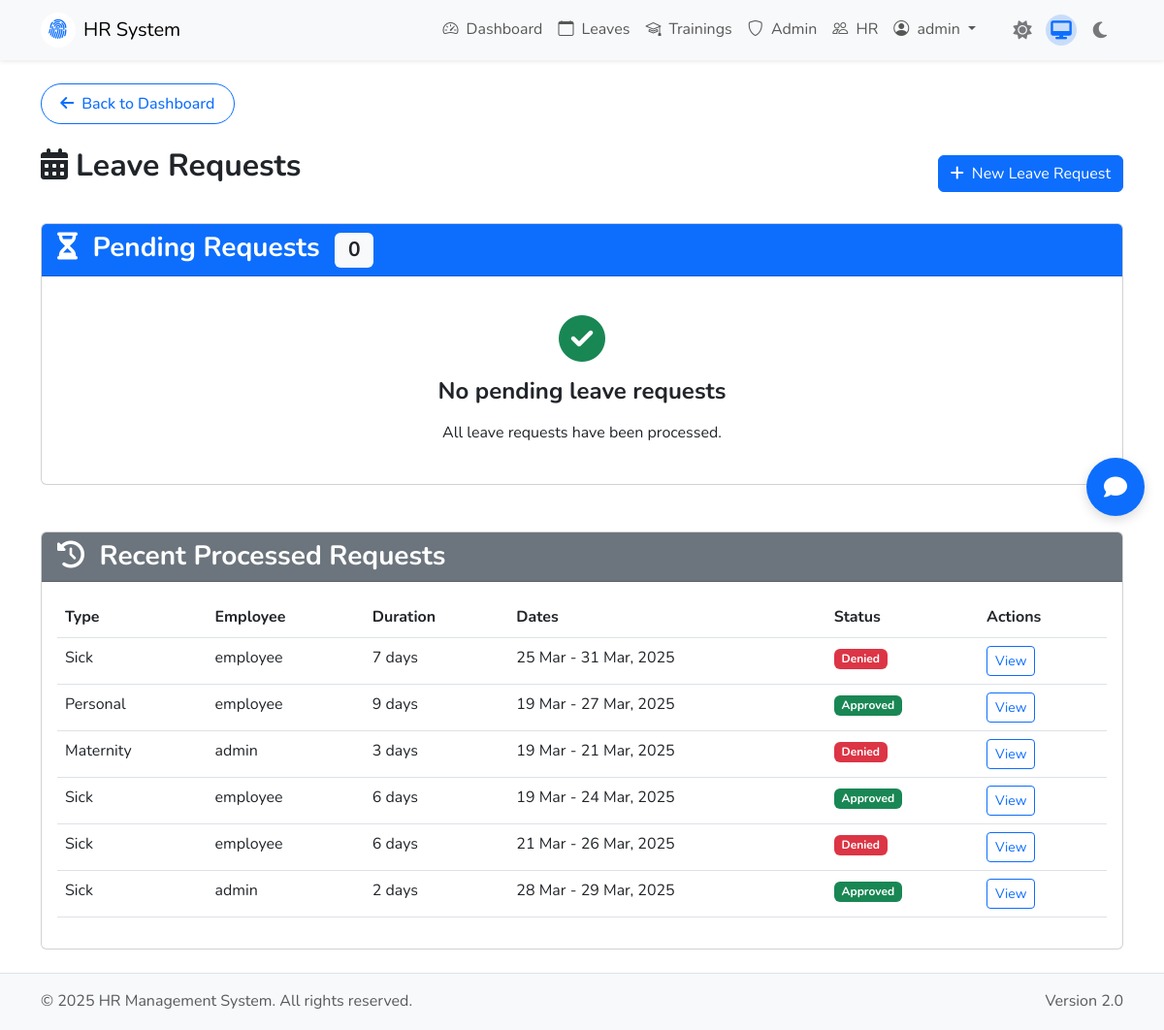
The app's page /leaves (signed in) with its own data.
### models.py (models this page shows, shortened)
class User(UserMixin, db.Model):
    id = db.Column(db.Integer, primary_key=True)
    username = db.Column(db.String(80), unique=True, nullable=False)
    email = db.Column(db.String(120), unique=True, nullable=False)
    password_hash = db.Column(db.String(200), nullable=False)
    department = db.Column(db.String(100), nullable=False)
    role = db.Column(db.String(20), nullable=False, default='employee')  # 'employee', 'hr', 'admin'
    def is_admin(self):
        return self.role == 'admin'
    def is_hr(self):
        return self.role == 'hr'

class LeaveRequest(db.Model):
    id = db.Column(db.Integer, primary_key=True)
    employee_id = db.Column(db.Integer, db.ForeignKey('user.id'), nullable=False)
    approver_id = db.Column(db.Integer, db.ForeignKey('user.id'), nullable=True)
    leave_type = db.Column(db.String(50), nullable=False)  # vacation, sick, personal, etc.
    start_date = db.Column(db.Date, nullable=False)
    end_date = db.Column(db.Date, nullable=False)
    status = db.Column(db.String(20), default='pending')  # pending, approved, denied
    reason = db.Column(db.Text)
    approval_comment = db.Column(db.Text)
    created_at = db.Column(db.DateTime, default=datetime.utcnow)
    updated_at = db.Column(db.DateTime, default=datetime.utcnow, onupdate=datetime.utcnow)
    employee = db.relationship('User', foreign_keys=[employee_id], backref=db.backref('leave_requests', lazy='dynamic'))
    approver = db.relationship('User', foreign_keys=[approver_id], backref=db.backref('approved_leaves', lazy='dynamic'))
    @property
    def duration_days(self):
        if self.start_date and self.end_date:
            return (self.end_date - self.start_date).days + 1
        return 0
    @property
    def status_badge_color(self):
        if self.status == 'approved':
            return 'bg-success'
        elif self.status == 'denied':
            return 'bg-danger'
        else:  # pending
            return 'bg-warning'

### app.py (the view, shortened to what this page needs)
@app.route('/leaves')
@login_required
def leaves():
    if current_user.is_admin() or current_user.is_hr():
        pending_requests = LeaveRequest.query.filter_by(status='pending').order_by(LeaveRequest.start_date).all()
        processed_requests = LeaveRequest.query.filter(
            LeaveRequest.status.in_(['approved', 'denied'])
        ).order_by(LeaveRequest.updated_at.desc()).limit(10).all()
    return render_template('leaves/index.html',
                          pending_requests=pending_requests,
                          processed_requests=processed_requests)

### templates/leaves/index.html (shortened to what this page needs)
{% extends "base.html" %}
{% block content %}
{% include 'components/back_button.html' %}
<div class="d-flex justify-content-between align-items-center mb-4">
    <h2><i class="fas fa-calendar-alt me-2"></i>Leave Requests</h2>
    <a href="{{ url_for('new_leave') }}" class="btn btn-primary">
        <i class="fas fa-plus me-2"></i>New Leave Request
    </a>
</div>
<section class="mb-5">
    <div class="card">
        <div class="card-header bg-primary text-white">
            <h3 class="card-title mb-0">
                <i class="fas fa-hourglass-half me-2"></i>
                Pending Requests
                {% if current_user.is_hr() or current_user.is_admin() %}
                <span class="badge bg-light text-dark ms-2">{{ pending_requests|length }}</span>
                {% endif %}
            </h3>
        </div>
        <div class="card-body">
            {% if pending_requests %}
                <div class="row row-cols-1 row-cols-md-2 row-cols-xl-3 g-4">
                    {% for leave in pending_requests %}
                    <div class="col">
                        <div class="card leave-card h-100">
                            <div class="card-header d-flex justify-content-between align-items-center">
                                <span class="badge {{ leave.status_badge_color }}">Pending</span>
                                <span class="text-muted small">{{ leave.created_at.strftime('%Y-%m-%d') }}</span>
                            </div>
                            <div class="card-body">
                                <div class="text-center mb-3">
                                    {% if leave.leave_type == 'vacation' %}
                                        <i class="fas fa-umbrella-beach fs-1 text-primary mb-2"></i>
                                    {% elif leave.leave_type == 'sick' %}
                                        <i class="fas fa-briefcase-medical fs-1 text-danger mb-2"></i>
                                    {% elif leave.leave_type == 'personal' %}
                                        <i class="fas fa-user-clock fs-1 text-info mb-2"></i>
                                    {% elif leave.leave_type == 'bereavement' %}
                                        <i class="fas fa-heart-broken fs-1 text-secondary mb-2"></i>
                                    {% elif leave.leave_type == 'maternity' or leave.leave_type == 'paternity' %}
                                        <i class="fas fa-baby fs-1 text-success mb-2"></i>
                                    {% else %}
                                        <i class="fas fa-calendar-minus fs-1 text-warning mb-2"></i>
                                    {% endif %}
                                    <h5>{{ leave.leave_type.title() }} Leave</h5>
                                </div>
                                <p class="mb-2">
                                    <i class="fas fa-calendar-day me-2 text-muted"></i>
                                    <strong>Duration:</strong> {{ leave.duration_days }} days
                                </p>
                                <p class="mb-2">
                                    <i class="fas fa-calendar-check me-2 text-muted"></i>
                                    <strong>From:</strong> {{ leave.start_date.strftime('%d %b, %Y') }}
                                </p>
                                <p class="mb-2">
                                    <i class="fas fa-calendar-times me-2 text-muted"></i>
                                    <strong>To:</strong> {{ leave.end_date.strftime('%d %b, %Y') }}
                                </p>
                                {% if current_user.is_hr() or current_user.is_admin() %}
                                <p class="mb-2">
                                    <i class="fas fa-user me-2 text-muted"></i>
                                    <strong>Employee:</strong> {{ leave.employee.username }}
                                </p>
                                {% endif %}
                                <div class="d-grid mt-3 gap-2">
                                    <a href="{{ url_for('view_leave', leave_id=leave.id) }}" class="btn btn-outline-primary">
                                        View Details
                                    </a>
                                    {% if current_user.is_hr() or current_user.is_admin() %}
                                    <a href="{{ url_for('process_leave', leave_id=leave.id) }}" class="btn btn-primary">
                                        Process Request
                                    </a>
                                    {% endif %}
                                </div>
                            </div>
                        </div>
                    </div>
                    {% endfor %}
                </div>
            {% else %}
                <div class="text-center my-4">
                    <i class="fas fa-check-circle fa-3x text-success mb-3"></i>
                    <h4>No pending leave requests</h4>
                    {% if current_user.is_hr() or current_user.is_admin() %}
                        <p>All leave requests have been processed.</p>
                    {% else %}
                        <p>You don't have any pending leave requests.</p>
                        <a href="{{ url_for('new_leave') }}" class="btn btn-primary mt-2">
                            <i class="fas fa-plus me-2"></i>New Leave Request
                        </a>
                    {% endif %}
                </div>
            {% endif %}
        </div>
    </div>
</section>
<section>
    <div class="card">
        <div class="card-header bg-secondary text-white">
            <h3 class="card-title mb-0">
                <i class="fas fa-history me-2"></i>
                Recent Processed Requests
            </h3>
        </div>
        <div class="card-body">
            {% if processed_requests %}
                <div class="table-responsive">
                    <table class="table table-hover">
                        <thead>
                            <tr>
                                <th>Type</th>
                                {% if current_user.is_hr() or current_user.is_admin() %}
                                <th>Employee</th>
                                {% endif %}
                                <th>Duration</th>
                                <th>Dates</th>
                                <th>Status</th>
                                <th>Actions</th>
                            </tr>
                        </thead>
                        <tbody>
                            {% for leave in processed_requests %}
                            <tr>
                                <td>{{ leave.leave_type.title() }}</td>
                                {% if current_user.is_hr() or current_user.is_admin() %}
                                <td>{{ leave.employee.username }}</td>
                                {% endif %}
                                <td>{{ leave.duration_days }} days</td>
                                <td>{{ leave.start_date.strftime('%d %b') }} - {{ leave.end_date.strftime('%d %b, %Y') }}</td>
                                <td>
                                    <span class="badge {{ leave.status_badge_color }}">
                                        {{ leave.status.title() }}
                                    </span>
                                </td>
                                <td>
                                    <a href="{{ url_for('view_leave', leave_id=leave.id) }}" class="btn btn-sm btn-outline-primary">
                                        View
                                    </a>
                                </td>
                            </tr>
                            {% endfor %}
                        </tbody>
                    </table>
                </div>
            {% else %}
                <div class="text-center my-4">
                    <i class="fas fa-clipboard-list fa-3x text-secondary mb-3"></i>
                    <h4>No processed leave requests yet</h4>
                </div>
            {% endif %}
        </div>
    </div>
</section>
{% endblock %}

### templates/base.html (shortened to what this page needs)
<!DOCTYPE html>
<html lang="en">
<head>
    <link href="https://cdn.jsdelivr.net/npm/bootstrap@5.3.0/dist/css/bootstrap.min.css" rel="stylesheet">
    <link rel="stylesheet" href="https://cdn.jsdelivr.net/npm/bootstrap-icons@1.10.0/font/bootstrap-icons.css">
    <link rel="stylesheet" href="https://cdnjs.cloudflare.com/ajax/libs/font-awesome/6.4.0/css/all.min.css">
    <link rel="stylesheet" href="{{ url_for('static', filename='css/ui-kit.css') }}">
    <link rel="stylesheet" href="{{ url_for('static', filename='css/theme-toggle.css') }}">
</head>
<body>
    <nav class="navbar navbar-expand-lg navbar-light bg-body-tertiary sticky-top shadow-sm">
        <div class="container">
            <a class="navbar-brand d-flex align-items-center" href="{{ url_for('index') }}">
                <div class="brand-icon me-2 d-flex align-items-center justify-content-center bg-white rounded-circle" style="width:36px;height:36px;">
                    <i class="bi bi-fingerprint text-primary" style="font-size:1.3rem;"></i>
                </div>
                <span>HR System</span>
            </a>
            <div class="collapse navbar-collapse" id="navbarNav">
                <ul class="navbar-nav ms-auto">
                    {% if current_user.is_authenticated %}
                    <li class="nav-item">
                        <a class="nav-link" href="{{ url_for('dashboard') }}">
                            <i class="bi bi-speedometer2 me-1"></i> Dashboard
                        </a>
                    </li>
                    <li class="nav-item">
                        <a class="nav-link" href="{{ url_for('leaves') }}">
                            <i class="bi bi-calendar me-1"></i> Leaves
                        </a>
                    </li>
                    <li class="nav-item">
                        <a class="nav-link" href="{{ url_for('trainings') }}">
                            <i class="bi bi-mortarboard me-1"></i> Trainings
                        </a>
                    </li>
                    {% if current_user.is_admin() %}
                    <li class="nav-item">
                        <a class="nav-link" href="{{ url_for('admin_dashboard') }}">
                            <i class="bi bi-shield me-1"></i> Admin
                        </a>
                    </li>
                    {% endif %}
                    {% if current_user.is_hr() or current_user.is_admin() %}
                    <li class="nav-item">
                        <a class="nav-link" href="{{ url_for('hr_dashboard') }}">
                            <i class="bi bi-people me-1"></i> HR
                        </a>
                    </li>
                    {% endif %}
                    <li class="nav-item dropdown">
                        <a class="nav-link dropdown-toggle" href="#" role="button" data-bs-toggle="dropdown">
                            <i class="bi bi-person-circle me-1"></i> {{ current_user.username }}
                        </a>
                    </li>
                    {% endif %}
                </ul>
                {% include 'components/theme_toggle.html' %}
            </div>
        </div>
    </nav>
    <div class="container my-4">
        <div id="content-wrapper">
            {% block content %}{% endblock %}
        </div>
    </div>
    <footer class="footer mt-auto py-3 bg-body-tertiary border-top">
        <div class="container">
            <div class="row">
                <div class="col-md-6 text-center text-md-start">
                    <span class="text-body-secondary">© 2025 HR Management System. All rights reserved.</span>
                </div>
                <div class="col-md-6 text-center text-md-end">
                    <span class="text-body-secondary">Version 2.0</span>
                </div>
            </div>
        </div>
    </footer>
    {% if current_user.is_authenticated %}
    {% include 'components/chatbot.html' %}
    {% endif %}
    <link rel="stylesheet" href="{{ url_for('static', filename='css/chatbot.css') }}">
</body>
</html>

### templates/components/theme_toggle.html (shortened to what this page needs)
<div class="theme-toggle-wrapper" aria-label="Theme settings" role="group">
  <button class="theme-toggle"
          data-theme="light"
          type="button"
          aria-label="Use light theme"
          aria-pressed="false">
    <i class="fas fa-sun"></i>
  </button>
  <button class="theme-toggle"
          data-theme="auto"
          type="button"
          aria-label="Use system theme preference"
          aria-pressed="false">
    <i class="fas fa-desktop"></i>
  </button>
  <button class="theme-toggle"
          data-theme="dark"
          type="button"
          aria-label="Use dark theme"
          aria-pressed="false">
    <i class="fas fa-moon"></i>
  </button>
</div>

### templates/components/back_button.html
<div class="back-nav mb-4">
  <a href="{{ url|default(url_for('dashboard')) }}" class="btn btn-{{ variant|default('outline-primary') }} {{ class }}">
    <i class="{{ icon|default('fas fa-arrow-left') }} me-2"></i>{{ text|default('Back to Dashboard') }}
  </a>
</div>

### templates/components/chatbot.html (shortened to what this page needs)
<div class="hr-chatbot" id="hrChatbot">
  <button class="hr-chatbot-btn" id="chatbotToggle" aria-label="Open HR Assistant">
    <i class="fas fa-comment"></i>
  </button>
</div>

### records on screen
User: username "admin"
LeaveRequest: leave_type "Sick", employee.username "employee", duration_days "7", start_date "25 Mar", end_date "31 Mar, 2025", status "Denied"
LeaveRequest: leave_type "Personal", employee.username "employee", duration_days "9", start_date "19 Mar", end_date "27 Mar, 2025", status "Approved"
LeaveRequest: leave_type "Maternity", employee.username "admin", duration_days "3", start_date "19 Mar", end_date "21 Mar, 2025", status "Denied"
LeaveRequest: leave_type "Sick", employee.username "employee", duration_days "6", start_date "19 Mar", end_date "24 Mar, 2025", status "Approved"
LeaveRequest: leave_type "Sick", employee.username "employee", duration_days "6", start_date "21 Mar", end_date "26 Mar, 2025", status "Denied"
LeaveRequest: leave_type "Sick", employee.username "admin", duration_days "2", start_date "28 Mar", end_date "29 Mar, 2025", status "Approved"

### other values on screen
{{ text|default('Back to Dashboard') }} "Back to Dashboard"
{{ pending_requests|length }} "0"
